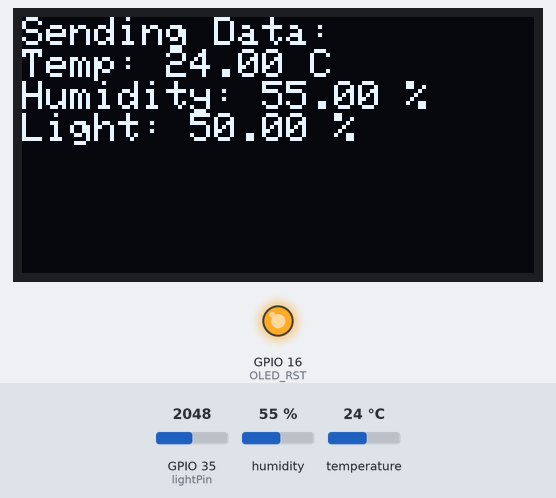
Recording of a sketch running on a simulated ESP32. On the bench: 128×64 one-colour display, output pins drawn as LEDs (lit = HIGH). The inputs (shaded band) are chosen by the test bench; at power-on: humidity 55 %, GPIO 35 (lightPin) = 2048, temperature 24 °C. No radio packets arrive unless stated; what the sketch prints to the serial monitor is not drawn.

Above: at 2.2 s.
2.3 s: humidity set to 22 %
At 11.9 s:
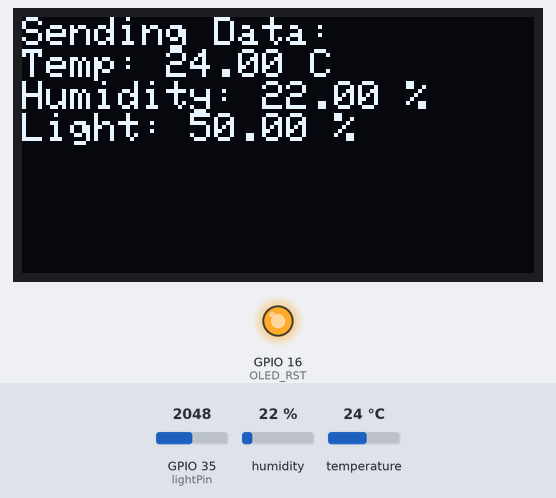
12.7 s: GPIO 35 (lightPin) set to 2866
At 22.4 s:
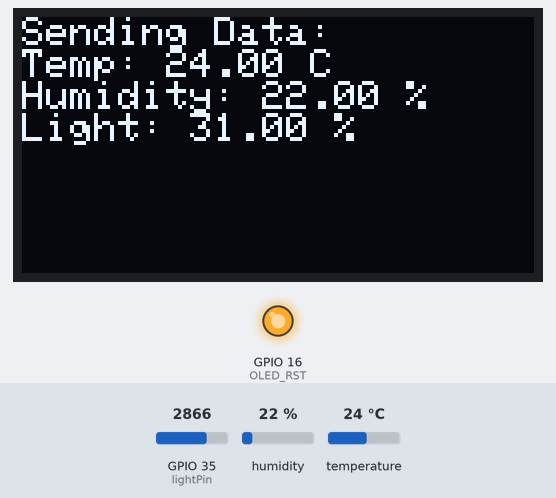
22.8 s: temperature set to 12 °C
At 32.6 s:
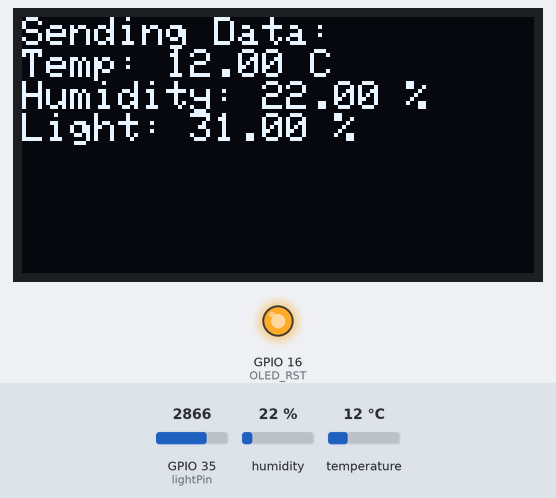
32.9 s: GPIO 35 (lightPin) set to 3603
At 42.0 s:
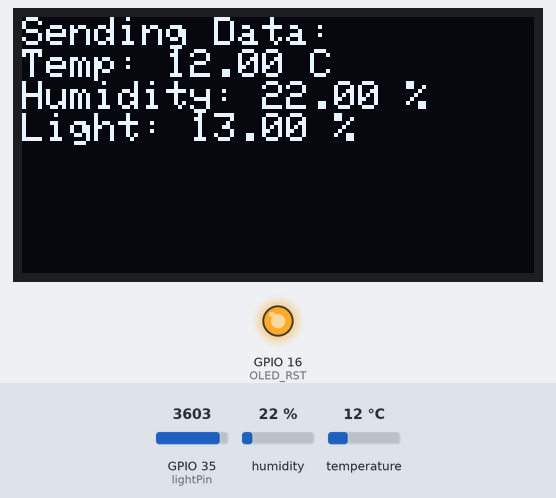
43.0 s: humidity set to 40 %
At 52.5 s:
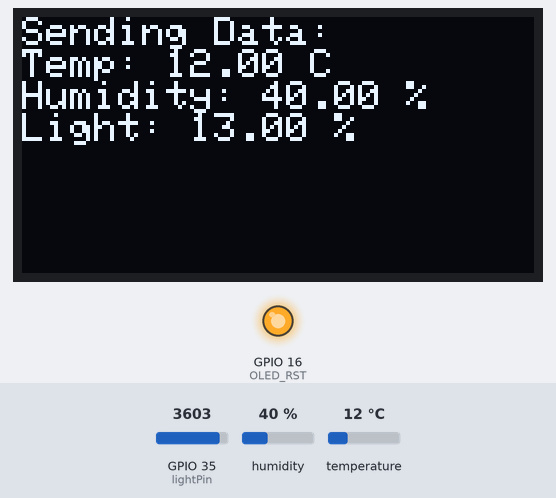
53.1 s: GPIO 35 (lightPin) set to 4095
At 62.9 s:
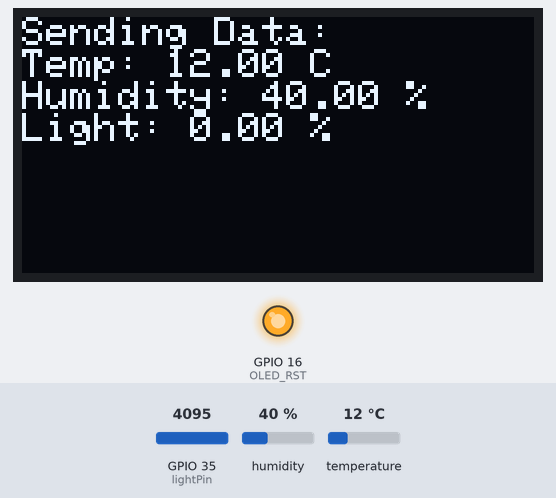
Timing chart, 0 to 64.3 s (numbered marks = the images above; inputs shaded):
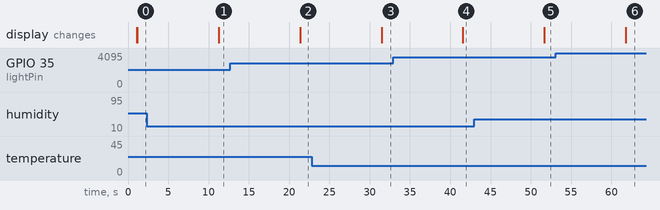

The sketch:

lora-sender.ino
```cpp
#include <SPI.h>
#include <LoRa.h>
#include <Wire.h>
#include <Adafruit_GFX.h>
#include <Adafruit_SSD1306.h>
#include "DHT.h"

// OLED display settings
#define SCREEN_WIDTH 128 // OLED display width, in pixels
#define SCREEN_HEIGHT 64 // OLED display height, in pixels
#define OLED_SDA 4
#define OLED_SCL 15
#define OLED_RST 16
Adafruit_SSD1306 display(SCREEN_WIDTH, SCREEN_HEIGHT, &Wire, OLED_RST);

// DHT sensor settings
#define DHTPIN 4
#define DHTTYPE DHT11
DHT dht(DHTPIN, DHTTYPE);

// Light sensor pin
const int lightPin = 35;

// LoRa transceiver settings
#define SCK 5
#define MISO 19
#define MOSI 27
#define SS 18
#define RST 14
#define DIO0 26
#define BAND 868E6 // Frequency band for Europe

void setup() {
  Serial.begin(115200);
  delay(1000);

  // Initialize and clear the OLED display
  pinMode(OLED_RST, OUTPUT);
  digitalWrite(OLED_RST, LOW);
  delay(20);
  digitalWrite(OLED_RST, HIGH);
  Wire.begin(OLED_SDA, OLED_SCL);
  if (!display.begin(SSD1306_SWITCHCAPVCC, 0x3c, false, false)) {
    Serial.println(F("SSD1306 allocation failed"));
    for (;;) ;
  }
  display.clearDisplay();
  display.setTextColor(WHITE);
  display.setTextSize(1);
  display.setCursor(0,0);
  display.println("LoRa Sender");
  display.display();

  // Initialize DHT sensor
  dht.begin();

  // Set up SPI and LoRa transceiver
  SPI.begin(SCK, MISO, MOSI, SS);
  LoRa.setPins(SS, RST, DIO0);
  if (!LoRa.begin(BAND)) {
    Serial.println("Starting LoRa failed!");
    while (1);
  }
  //LoRa paraméterek legtávolabbra kommunikáláshoz
  LoRa.setSpreadingFactor(12); // Set spreading factor to 12 for maximum range
  LoRa.setSignalBandwidth(125E3); // Set bandwidth to 125 kHz
  LoRa.setCodingRate4(8); // Set coding rate to 4/8
  LoRa.setTxPower(20); // Set the transmission power to 20 dBm
  // LoRa.enableCrc(); // Enable CRC for error checking
  Serial.println("LoRa initialized successfully");
}

void displaySensorData(float t, float h, float l) {
  display.clearDisplay();
  display.setCursor(0,0);
  display.println("Sending Data:");
  display.printf("Temp: %.2f C\nHumidity: %.2f %%\nLight: %.2f %%", t, h, l);
  display.display();
}

void sendLoRaData(float t, float h, float l) {
  char message[100];
  snprintf(message, sizeof(message), "{\"temp\": %.2f, \"hum\": %.2f, \"light\": %.2f}", t, h, l);
  LoRa.beginPacket();
  LoRa.print(message);
  LoRa.endPacket();

  Serial.print("Sent packet: ");
  Serial.println(message);
}

void loop() {
  float h = dht.readHumidity();
  float t = dht.readTemperature();
  int rawLight = analogRead(lightPin);
  float l = map(rawLight, 0, 4095, 100, 0);

  if (isnan(h) || isnan(t)) {
    Serial.println("Failed to read from DHT sensor!");
    return;
  }

  displaySensorData(t, h, l); // Update the OLED display with new data
  sendLoRaData(t, h, l); // Send data via LoRa

  delay(10000); // Send data every 10 seconds
}
```

Measured:
- after the input at 2.3 s, the display: changes after 9.0 s (image 1)
- after the input at 12.7 s, the display: changes after 8.7 s (image 2)
- after the input at 22.8 s, the display: changes after 8.7 s (image 3)
- after the input at 32.9 s, the display: changes after 8.7 s (image 4)
- after the input at 43.0 s, the display: changes after 8.7 s (image 5)
- after the input at 53.1 s, the display: changes after 8.7 s (image 6)
